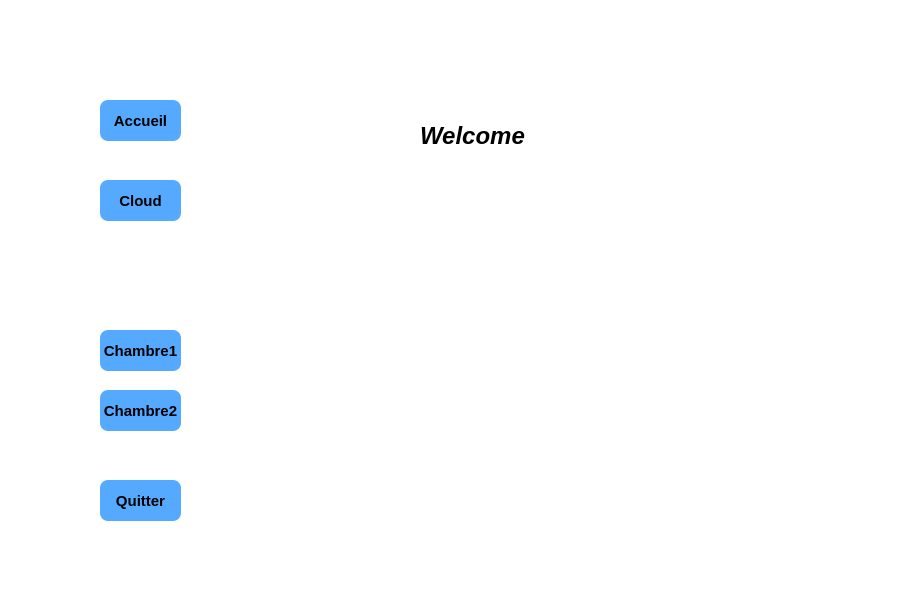
<?xml version="1.0" encoding="UTF-8"?>
<ui version="4.0">
 <class>MainWindow</class>
 <widget class="QMainWindow" name="MainWindow">
  <property name="geometry">
   <rect>
    <x>0</x>
    <y>0</y>
    <width>912</width>
    <height>603</height>
   </rect>
  </property>
  <property name="windowTitle">
   <string>MainWindow</string>
  </property>
  <property name="styleSheet">
   <string notr="true">
background-color: rgb(255, 255, 255);</string>
  </property>
  <widget class="QWidget" name="centralwidget">
   <widget class="QPushButton" name="button_chambre1">
    <property name="geometry">
     <rect>
      <x>100</x>
      <y>330</y>
      <width>81</width>
      <height>41</height>
     </rect>
    </property>
    <property name="font">
     <font>
      <pointsize>11</pointsize>
      <bold>true</bold>
     </font>
    </property>
    <property name="styleSheet">
     <string notr="true">   border-radius:8px;
background-color: rgb(85, 170, 255);
</string>
    </property>
    <property name="text">
     <string>Chambre1</string>
    </property>
   </widget>
   <widget class="QPushButton" name="button_chambre2">
    <property name="geometry">
     <rect>
      <x>100</x>
      <y>390</y>
      <width>81</width>
      <height>41</height>
     </rect>
    </property>
    <property name="font">
     <font>
      <pointsize>11</pointsize>
      <bold>true</bold>
     </font>
    </property>
    <property name="styleSheet">
     <string notr="true">   border-radius:8px;
background-color: rgb(85, 170, 255);</string>
    </property>
    <property name="text">
     <string>Chambre2</string>
    </property>
   </widget>
   <widget class="QStackedWidget" name="stackedWidget">
    <property name="geometry">
     <rect>
      <x>220</x>
      <y>90</y>
      <width>651</width>
      <height>431</height>
     </rect>
    </property>
    <property name="styleSheet">
     <string notr="true"/>
    </property>
    <property name="currentIndex">
     <number>0</number>
    </property>
    <widget class="QWidget" name="page">
     <widget class="QLabel" name="titre">
      <property name="geometry">
       <rect>
        <x>200</x>
        <y>20</y>
        <width>111</width>
        <height>51</height>
       </rect>
      </property>
      <property name="font">
       <font>
        <pointsize>18</pointsize>
        <italic>true</italic>
        <bold>true</bold>
       </font>
      </property>
      <property name="text">
       <string>Welcome</string>
      </property>
     </widget>
     <widget class="QLabel" name="clock">
      <property name="geometry">
       <rect>
        <x>400</x>
        <y>50</y>
        <width>181</width>
        <height>20</height>
       </rect>
      </property>
      <property name="font">
       <font>
        <pointsize>12</pointsize>
        <bold>true</bold>
       </font>
      </property>
      <property name="text">
       <string/>
      </property>
     </widget>
     <widget class="QLabel" name="date">
      <property name="geometry">
       <rect>
        <x>400</x>
        <y>100</y>
        <width>191</width>
        <height>21</height>
       </rect>
      </property>
      <property name="font">
       <font>
        <pointsize>12</pointsize>
        <bold>true</bold>
       </font>
      </property>
      <property name="text">
       <string/>
      </property>
     </widget>
     <widget class="QLabel" name="image_connixon">
      <property name="geometry">
       <rect>
        <x>50</x>
        <y>350</y>
        <width>71</width>
        <height>71</height>
       </rect>
      </property>
      <property name="text">
       <string/>
      </property>
     </widget>
     <widget class="QLabel" name="text_connixson">
      <property name="geometry">
       <rect>
        <x>180</x>
        <y>380</y>
        <width>191</width>
        <height>21</height>
       </rect>
      </property>
      <property name="text">
       <string/>
      </property>
     </widget>
    </widget>
    <widget class="QWidget" name="page_2">
     <widget class="QTabWidget" name="tabWidget">
      <property name="geometry">
       <rect>
        <x>10</x>
        <y>30</y>
        <width>301</width>
        <height>381</height>
       </rect>
      </property>
      <property name="font">
       <font>
        <pointsize>10</pointsize>
        <italic>true</italic>
        <bold>true</bold>
       </font>
      </property>
      <property name="styleSheet">
       <string notr="true">border-color: rgb(85, 170, 255);</string>
      </property>
      <property name="tabShape">
       <enum>QTabWidget::Triangular</enum>
      </property>
      <property name="currentIndex">
       <number>0</number>
      </property>
      <widget class="QWidget" name="Personne1">
       <attribute name="title">
        <string>Personne1</string>
       </attribute>
       <widget class="QGroupBox" name="groupBox">
        <property name="geometry">
         <rect>
          <x>10</x>
          <y>40</y>
          <width>271</width>
          <height>281</height>
         </rect>
        </property>
        <property name="font">
         <font>
          <pointsize>10</pointsize>
          <italic>true</italic>
          <bold>true</bold>
         </font>
        </property>
        <property name="title">
         <string>Suivi Santé</string>
        </property>
        <widget class="QLabel" name="image_temp_humaine">
         <property name="geometry">
          <rect>
           <x>20</x>
           <y>30</y>
           <width>61</width>
           <height>61</height>
          </rect>
         </property>
         <property name="styleSheet">
          <string notr="true">border-image: url(:/LOGIN/temp_humaine.png);</string>
         </property>
         <property name="text">
          <string/>
         </property>
        </widget>
        <widget class="QLabel" name="image_cardiaque">
         <property name="geometry">
          <rect>
           <x>10</x>
           <y>110</y>
           <width>61</width>
           <height>51</height>
          </rect>
         </property>
         <property name="styleSheet">
          <string notr="true">border-image: url(:/LOGIN/logo_cardiaque.jpg);</string>
         </property>
         <property name="text">
          <string/>
         </property>
        </widget>
        <widget class="QLabel" name="image_button">
         <property name="geometry">
          <rect>
           <x>10</x>
           <y>180</y>
           <width>71</width>
           <height>51</height>
          </rect>
         </property>
         <property name="styleSheet">
          <string notr="true">border-image: url(:/LOGIN/logo_button.jpg);</string>
         </property>
         <property name="text">
          <string/>
         </property>
        </widget>
        <widget class="QWidget" name="horizontalLayoutWidget">
         <property name="geometry">
          <rect>
           <x>100</x>
           <y>40</y>
           <width>151</width>
           <height>31</height>
          </rect>
         </property>
         <layout class="QHBoxLayout" name="horizontalLayout">
          <item>
           <widget class="QLabel" name="Temperature">
            <property name="font">
             <font>
              <pointsize>10</pointsize>
              <bold>true</bold>
             </font>
            </property>
            <property name="text">
             <string>Temperature</string>
            </property>
           </widget>
          </item>
          <item>
           <widget class="QLCDNumber" name="lcd_temp_humaine"/>
          </item>
         </layout>
        </widget>
        <widget class="QWidget" name="horizontalLayoutWidget_2">
         <property name="geometry">
          <rect>
           <x>90</x>
           <y>120</y>
           <width>161</width>
           <height>31</height>
          </rect>
         </property>
         <layout class="QHBoxLayout" name="horizontalLayout_2">
          <item>
           <widget class="QLabel" name="pulsation">
            <property name="font">
             <font>
              <pointsize>10</pointsize>
              <bold>true</bold>
             </font>
            </property>
            <property name="text">
             <string>Pulsation</string>
            </property>
           </widget>
          </item>
          <item>
           <widget class="QLCDNumber" name="lcd_pulsation"/>
          </item>
         </layout>
        </widget>
        <widget class="QWidget" name="horizontalLayoutWidget_3">
         <property name="geometry">
          <rect>
           <x>80</x>
           <y>190</y>
           <width>181</width>
           <height>31</height>
          </rect>
         </property>
         <layout class="QHBoxLayout" name="horizontalLayout_3">
          <item>
           <widget class="QLabel" name="button_urgence">
            <property name="font">
             <font>
              <pointsize>10</pointsize>
              <bold>true</bold>
             </font>
            </property>
            <property name="text">
             <string>Button d'urgence</string>
            </property>
           </widget>
          </item>
          <item>
           <widget class="QLCDNumber" name="lcd_button"/>
          </item>
         </layout>
        </widget>
       </widget>
      </widget>
      <widget class="QWidget" name="Personne2">
       <attribute name="title">
        <string>Personne2</string>
       </attribute>
      </widget>
     </widget>
     <widget class="QGroupBox" name="groupBox_3">
      <property name="geometry">
       <rect>
        <x>330</x>
        <y>80</y>
        <width>271</width>
        <height>351</height>
       </rect>
      </property>
      <property name="font">
       <font>
        <pointsize>10</pointsize>
        <italic>true</italic>
        <bold>true</bold>
       </font>
      </property>
      <property name="title">
       <string>Controle de chambre</string>
      </property>
      <widget class="QLabel" name="image_temp_humaine_3">
       <property name="geometry">
        <rect>
         <x>20</x>
         <y>30</y>
         <width>61</width>
         <height>61</height>
        </rect>
       </property>
       <property name="styleSheet">
        <string notr="true">
border-image: url(:/LOGIN/logo_temperature.jpg);</string>
       </property>
       <property name="text">
        <string/>
       </property>
      </widget>
      <widget class="QLabel" name="image_cardiaque_3">
       <property name="geometry">
        <rect>
         <x>10</x>
         <y>110</y>
         <width>61</width>
         <height>51</height>
        </rect>
       </property>
       <property name="styleSheet">
        <string notr="true">

border-image: url(:/LOGIN/logo_humidite.png);</string>
       </property>
       <property name="text">
        <string/>
       </property>
      </widget>
      <widget class="QWidget" name="horizontalLayoutWidget_7">
       <property name="geometry">
        <rect>
         <x>100</x>
         <y>40</y>
         <width>151</width>
         <height>31</height>
        </rect>
       </property>
       <layout class="QHBoxLayout" name="horizontalLayout_7">
        <item>
         <widget class="QLabel" name="Temperature_chambre">
          <property name="font">
           <font>
            <pointsize>10</pointsize>
            <bold>true</bold>
           </font>
          </property>
          <property name="text">
           <string>Temperature</string>
          </property>
         </widget>
        </item>
        <item>
         <widget class="QLCDNumber" name="lcd_temp_chambre"/>
        </item>
       </layout>
      </widget>
      <widget class="QWidget" name="horizontalLayoutWidget_8">
       <property name="geometry">
        <rect>
         <x>90</x>
         <y>120</y>
         <width>161</width>
         <height>31</height>
        </rect>
       </property>
       <layout class="QHBoxLayout" name="horizontalLayout_8">
        <item>
         <widget class="QLabel" name="humidite">
          <property name="font">
           <font>
            <pointsize>10</pointsize>
            <bold>true</bold>
           </font>
          </property>
          <property name="text">
           <string>Humidité</string>
          </property>
         </widget>
        </item>
        <item>
         <widget class="QLCDNumber" name="lcd_humudite"/>
        </item>
       </layout>
      </widget>
      <widget class="QRadioButton" name="radioButton_on">
       <property name="geometry">
        <rect>
         <x>80</x>
         <y>210</y>
         <width>61</width>
         <height>20</height>
        </rect>
       </property>
       <property name="styleSheet">
        <string notr="true">border-bottom-color: rgb(85, 255, 255);
font: 700 11pt &quot;Segoe UI&quot;;</string>
       </property>
       <property name="text">
        <string>AUTO</string>
       </property>
      </widget>
      <widget class="QRadioButton" name="radioButton_off">
       <property name="geometry">
        <rect>
         <x>160</x>
         <y>210</y>
         <width>91</width>
         <height>20</height>
        </rect>
       </property>
       <property name="styleSheet">
        <string notr="true">font: 700 11pt &quot;Segoe UI&quot;;</string>
       </property>
       <property name="text">
        <string>MANUEL</string>
       </property>
      </widget>
      <widget class="QLabel" name="label_3">
       <property name="geometry">
        <rect>
         <x>130</x>
         <y>160</y>
         <width>71</width>
         <height>51</height>
        </rect>
       </property>
       <property name="styleSheet">
        <string notr="true">border-image: url(:/LOGIN/logo_ventilateur.jpg);</string>
       </property>
       <property name="text">
        <string/>
       </property>
      </widget>
      <widget class="QPushButton" name="butto_ventilateur">
       <property name="geometry">
        <rect>
         <x>120</x>
         <y>300</y>
         <width>81</width>
         <height>31</height>
        </rect>
       </property>
       <property name="styleSheet">
        <string notr="true">   border-radius:8px;
font: 700 10pt &quot;Segoe UI&quot;;
background-color: rgb(170, 170, 127);
</string>
       </property>
       <property name="text">
        <string>Ventilateur</string>
       </property>
      </widget>
      <widget class="QPushButton" name="buttonplus">
       <property name="geometry">
        <rect>
         <x>20</x>
         <y>230</y>
         <width>41</width>
         <height>24</height>
        </rect>
       </property>
       <property name="styleSheet">
        <string notr="true">font: 900 12pt &quot;Segoe UI&quot;;
border-radius:8px;

background-color: rgb(145, 170, 200);</string>
       </property>
       <property name="text">
        <string>+</string>
       </property>
      </widget>
      <widget class="QPushButton" name="buttonplus_2">
       <property name="geometry">
        <rect>
         <x>20</x>
         <y>270</y>
         <width>41</width>
         <height>24</height>
        </rect>
       </property>
       <property name="styleSheet">
        <string notr="true">font: 900 12pt &quot;Segoe UI&quot;;
border-radius:8px;

background-color: rgb(145, 170, 200);</string>
       </property>
       <property name="text">
        <string>-</string>
       </property>
      </widget>
      <widget class="QLCDNumber" name="lcd_ventilateur">
       <property name="geometry">
        <rect>
         <x>80</x>
         <y>240</y>
         <width>71</width>
         <height>31</height>
        </rect>
       </property>
       <property name="styleSheet">
        <string notr="true">font: 900 12pt &quot;Segoe UI&quot;;</string>
       </property>
      </widget>
     </widget>
    </widget>
    <widget class="QWidget" name="page_3"/>
   </widget>
   <widget class="QLabel" name="label">
    <property name="geometry">
     <rect>
      <x>10</x>
      <y>100</y>
      <width>61</width>
      <height>51</height>
     </rect>
    </property>
    <property name="styleSheet">
     <string notr="true">
border-image: url(:/LOGIN/accueil.jpg);</string>
    </property>
    <property name="text">
     <string/>
    </property>
   </widget>
   <widget class="QLabel" name="label_2">
    <property name="geometry">
     <rect>
      <x>0</x>
      <y>290</y>
      <width>91</width>
      <height>51</height>
     </rect>
    </property>
    <property name="styleSheet">
     <string notr="true">border-image: url(:/LOGIN/chambre.jpg);</string>
    </property>
    <property name="text">
     <string/>
    </property>
   </widget>
   <widget class="QPushButton" name="button_Accueil">
    <property name="geometry">
     <rect>
      <x>100</x>
      <y>100</y>
      <width>81</width>
      <height>41</height>
     </rect>
    </property>
    <property name="font">
     <font>
      <pointsize>11</pointsize>
      <bold>true</bold>
     </font>
    </property>
    <property name="styleSheet">
     <string notr="true">   border-radius:8px;
background-color: rgb(85, 170, 255);
</string>
    </property>
    <property name="text">
     <string>Accueil</string>
    </property>
   </widget>
   <widget class="QPushButton" name="button_cloud">
    <property name="geometry">
     <rect>
      <x>100</x>
      <y>180</y>
      <width>81</width>
      <height>41</height>
     </rect>
    </property>
    <property name="font">
     <font>
      <pointsize>11</pointsize>
      <bold>true</bold>
     </font>
    </property>
    <property name="styleSheet">
     <string notr="true"> border-radius:8px;
background-color: rgb(85, 170, 255);</string>
    </property>
    <property name="text">
     <string>Cloud</string>
    </property>
   </widget>
   <widget class="QLabel" name="image_cloud">
    <property name="geometry">
     <rect>
      <x>0</x>
      <y>180</y>
      <width>81</width>
      <height>51</height>
     </rect>
    </property>
    <property name="styleSheet">
     <string notr="true">border-image: url(:/LOGIN/logo_cloud.jpg);</string>
    </property>
    <property name="text">
     <string/>
    </property>
   </widget>
   <widget class="QLabel" name="label_4">
    <property name="geometry">
     <rect>
      <x>30</x>
      <y>10</y>
      <width>101</width>
      <height>61</height>
     </rect>
    </property>
    <property name="styleSheet">
     <string notr="true">border-image: url(:/LOGIN/logo_csf.png);</string>
    </property>
    <property name="text">
     <string/>
    </property>
   </widget>
   <widget class="QLabel" name="label_5">
    <property name="geometry">
     <rect>
      <x>780</x>
      <y>10</y>
      <width>121</width>
      <height>71</height>
     </rect>
    </property>
    <property name="styleSheet">
     <string notr="true">
border-image: url(:/LOGIN/logo_issig.png);</string>
    </property>
    <property name="text">
     <string/>
    </property>
   </widget>
   <widget class="QPushButton" name="button_sortie">
    <property name="geometry">
     <rect>
      <x>100</x>
      <y>480</y>
      <width>81</width>
      <height>41</height>
     </rect>
    </property>
    <property name="font">
     <font>
      <pointsize>11</pointsize>
      <bold>true</bold>
     </font>
    </property>
    <property name="styleSheet">
     <string notr="true">   border-radius:8px;
background-color: rgb(85, 170, 255);</string>
    </property>
    <property name="text">
     <string>Quitter</string>
    </property>
   </widget>
   <widget class="QLabel" name="label_6">
    <property name="geometry">
     <rect>
      <x>10</x>
      <y>480</y>
      <width>71</width>
      <height>41</height>
     </rect>
    </property>
    <property name="styleSheet">
     <string notr="true">
border-image: url(:/LOGIN/sortie.jpg);</string>
    </property>
    <property name="text">
     <string/>
    </property>
   </widget>
  </widget>
  <widget class="QMenuBar" name="menubar">
   <property name="geometry">
    <rect>
     <x>0</x>
     <y>0</y>
     <width>912</width>
     <height>22</height>
    </rect>
   </property>
  </widget>
  <widget class="QStatusBar" name="statusbar"/>
 </widget>
 <resources/>
 <connections/>
</ui>
